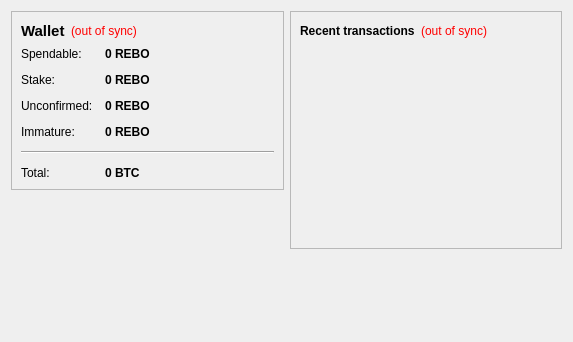
<?xml version="1.0" encoding="UTF-8"?>
<ui version="4.0">
 <class>OverviewPage</class>
 <widget class="QWidget" name="OverviewPage">
  <property name="geometry">
   <rect>
    <x>0</x>
    <y>0</y>
    <width>573</width>
    <height>342</height>
   </rect>
  </property>
  <property name="windowTitle">
   <string>Form</string>
  </property>
  <layout class="QHBoxLayout" name="horizontalLayout" stretch="1,1">
   <item>
    <layout class="QVBoxLayout" name="verticalLayout_2">
     <item>
      <widget class="QFrame" name="frame">
       <property name="frameShape">
        <enum>QFrame::StyledPanel</enum>
       </property>
       <property name="frameShadow">
        <enum>QFrame::Raised</enum>
       </property>
       <layout class="QVBoxLayout" name="verticalLayout_4">
        <item>
         <layout class="QHBoxLayout" name="horizontalLayout_4">
          <item>
           <widget class="QLabel" name="label_5">
            <property name="font">
             <font>
              <pointsize>11</pointsize>
              <weight>75</weight>
              <bold>true</bold>
             </font>
            </property>
            <property name="text">
             <string>Wallet</string>
            </property>
           </widget>
          </item>
          <item>
           <widget class="QLabel" name="labelWalletStatus">
            <property name="toolTip">
             <string>The displayed information may be out of date. Your wallet automatically synchronizes with the REBOGROUP network after a connection is established, but this process has not completed yet.</string>
            </property>
            <property name="styleSheet">
             <string notr="true">QLabel { color: red; }</string>
            </property>
            <property name="text">
             <string notr="true">(out of sync)</string>
            </property>
            <property name="alignment">
             <set>Qt::AlignLeading|Qt::AlignLeft|Qt::AlignVCenter</set>
            </property>
           </widget>
          </item>
          <item>
           <spacer name="horizontalSpacer_2">
            <property name="orientation">
             <enum>Qt::Horizontal</enum>
            </property>
            <property name="sizeHint" stdset="0">
             <size>
              <width>40</width>
              <height>20</height>
             </size>
            </property>
           </spacer>
          </item>
         </layout>
        </item>
        <item>
         <layout class="QFormLayout" name="formLayout_2">
          <property name="fieldGrowthPolicy">
           <enum>QFormLayout::AllNonFixedFieldsGrow</enum>
          </property>
          <property name="horizontalSpacing">
           <number>12</number>
          </property>
          <property name="verticalSpacing">
           <number>12</number>
          </property>
          <item row="0" column="0">
           <widget class="QLabel" name="label">
            <property name="text">
             <string>Spendable:</string>
            </property>
           </widget>
          </item>
          <item row="0" column="1">
           <widget class="QLabel" name="labelBalance">
            <property name="font">
             <font>
              <weight>75</weight>
              <bold>true</bold>
             </font>
            </property>
            <property name="cursor">
             <cursorShape>IBeamCursor</cursorShape>
            </property>
            <property name="toolTip">
             <string>Your current spendable balance</string>
            </property>
            <property name="text">
             <string notr="true">0 REBO</string>
            </property>
            <property name="textInteractionFlags">
             <set>Qt::LinksAccessibleByMouse|Qt::TextSelectableByKeyboard|Qt::TextSelectableByMouse</set>
            </property>
           </widget>
          </item>
          <item row="1" column="0">
           <widget class="QLabel" name="label_6">
            <property name="text">
             <string>Stake:</string>
            </property>
           </widget>
          </item>
          <item row="1" column="1">
           <widget class="QLabel" name="labelStake">
            <property name="font">
             <font>
              <weight>75</weight>
              <bold>true</bold>
             </font>
            </property>
            <property name="cursor">
             <cursorShape>IBeamCursor</cursorShape>
            </property>
            <property name="toolTip">
             <string>Total of coins that was staked, and do not yet count toward the current balance</string>
            </property>
            <property name="text">
             <string notr="true">0 REBO</string>
            </property>
            <property name="textInteractionFlags">
             <set>Qt::LinksAccessibleByMouse|Qt::TextSelectableByKeyboard|Qt::TextSelectableByMouse</set>
            </property>
           </widget>
          </item>
          <item row="2" column="0">
           <widget class="QLabel" name="label_3">
            <property name="text">
             <string>Unconfirmed:</string>
            </property>
           </widget>
          </item>
          <item row="2" column="1">
           <widget class="QLabel" name="labelUnconfirmed">
            <property name="font">
             <font>
              <weight>75</weight>
              <bold>true</bold>
             </font>
            </property>
            <property name="cursor">
             <cursorShape>IBeamCursor</cursorShape>
            </property>
            <property name="toolTip">
             <string>Total of transactions that have yet to be confirmed, and do not yet count toward the current balance</string>
            </property>
            <property name="text">
             <string notr="true">0 REBO</string>
            </property>
            <property name="textInteractionFlags">
             <set>Qt::LinksAccessibleByMouse|Qt::TextSelectableByKeyboard|Qt::TextSelectableByMouse</set>
            </property>
           </widget>
          </item>
          <item row="3" column="0">
           <widget class="QLabel" name="labelImmatureText">
            <property name="text">
             <string>Immature:</string>
            </property>
           </widget>
          </item>
          <item row="3" column="1">
           <widget class="QLabel" name="labelImmature">
            <property name="font">
             <font>
              <weight>75</weight>
              <bold>true</bold>
             </font>
            </property>
            <property name="toolTip">
             <string>Mined balance that has not yet matured</string>
            </property>
            <property name="text">
             <string notr="true">0 REBO</string>
            </property>
            <property name="textInteractionFlags">
             <set>Qt::LinksAccessibleByMouse|Qt::TextSelectableByKeyboard|Qt::TextSelectableByMouse</set>
            </property>
           </widget>
          </item>
          <item row="4" column="0" colspan="2">
           <widget class="Line" name="line">
            <property name="orientation">
             <enum>Qt::Horizontal</enum>
            </property>
           </widget>
          </item>
          <item row="5" column="0">
           <widget class="QLabel" name="labelTotalText">
            <property name="text">
             <string>Total:</string>
            </property>
           </widget>
          </item>
          <item row="5" column="1">
           <widget class="QLabel" name="labelTotal">
            <property name="font">
             <font>
              <weight>75</weight>
              <bold>true</bold>
             </font>
            </property>
            <property name="cursor">
             <cursorShape>IBeamCursor</cursorShape>
            </property>
            <property name="toolTip">
             <string>Your current total balance</string>
            </property>
            <property name="text">
             <string notr="true">0 BTC</string>
            </property>
            <property name="textInteractionFlags">
             <set>Qt::LinksAccessibleByMouse|Qt::TextSelectableByKeyboard|Qt::TextSelectableByMouse</set>
            </property>
           </widget>
          </item>
         </layout>
        </item>
       </layout>
      </widget>
     </item>
     <item>
      <spacer name="verticalSpacer">
       <property name="orientation">
        <enum>Qt::Vertical</enum>
       </property>
       <property name="sizeHint" stdset="0">
        <size>
         <width>20</width>
         <height>40</height>
        </size>
       </property>
      </spacer>
     </item>
    </layout>
   </item>
   <item>
    <layout class="QVBoxLayout" name="verticalLayout_3">
     <item>
      <widget class="QFrame" name="frame_2">
       <property name="frameShape">
        <enum>QFrame::StyledPanel</enum>
       </property>
       <property name="frameShadow">
        <enum>QFrame::Raised</enum>
       </property>
       <layout class="QVBoxLayout" name="verticalLayout">
        <item>
         <layout class="QHBoxLayout" name="horizontalLayout_2">
          <item>
           <widget class="QLabel" name="label_4">
            <property name="text">
             <string>&lt;b&gt;Recent transactions&lt;/b&gt;</string>
            </property>
           </widget>
          </item>
          <item>
           <widget class="QLabel" name="labelTransactionsStatus">
            <property name="toolTip">
             <string>The displayed information may be out of date. Your wallet automatically synchronizes with the REBOGROUP network after a connection is established, but this process has not completed yet.</string>
            </property>
            <property name="styleSheet">
             <string notr="true">QLabel { color: red; }</string>
            </property>
            <property name="text">
             <string notr="true">(out of sync)</string>
            </property>
            <property name="alignment">
             <set>Qt::AlignRight|Qt::AlignTrailing|Qt::AlignVCenter</set>
            </property>
           </widget>
          </item>
          <item>
           <spacer name="horizontalSpacer">
            <property name="orientation">
             <enum>Qt::Horizontal</enum>
            </property>
            <property name="sizeHint" stdset="0">
             <size>
              <width>40</width>
              <height>20</height>
             </size>
            </property>
           </spacer>
          </item>
         </layout>
        </item>
        <item>
         <widget class="QListView" name="listTransactions">
          <property name="styleSheet">
           <string notr="true">QListView { background: transparent; }</string>
          </property>
          <property name="frameShape">
           <enum>QFrame::NoFrame</enum>
          </property>
          <property name="verticalScrollBarPolicy">
           <enum>Qt::ScrollBarAlwaysOff</enum>
          </property>
          <property name="horizontalScrollBarPolicy">
           <enum>Qt::ScrollBarAlwaysOff</enum>
          </property>
          <property name="selectionMode">
           <enum>QAbstractItemView::NoSelection</enum>
          </property>
         </widget>
        </item>
       </layout>
      </widget>
     </item>
     <item>
      <spacer name="verticalSpacer_2">
       <property name="orientation">
        <enum>Qt::Vertical</enum>
       </property>
       <property name="sizeHint" stdset="0">
        <size>
         <width>20</width>
         <height>40</height>
        </size>
       </property>
      </spacer>
     </item>
    </layout>
   </item>
  </layout>
 </widget>
 <resources/>
 <connections/>
</ui>
